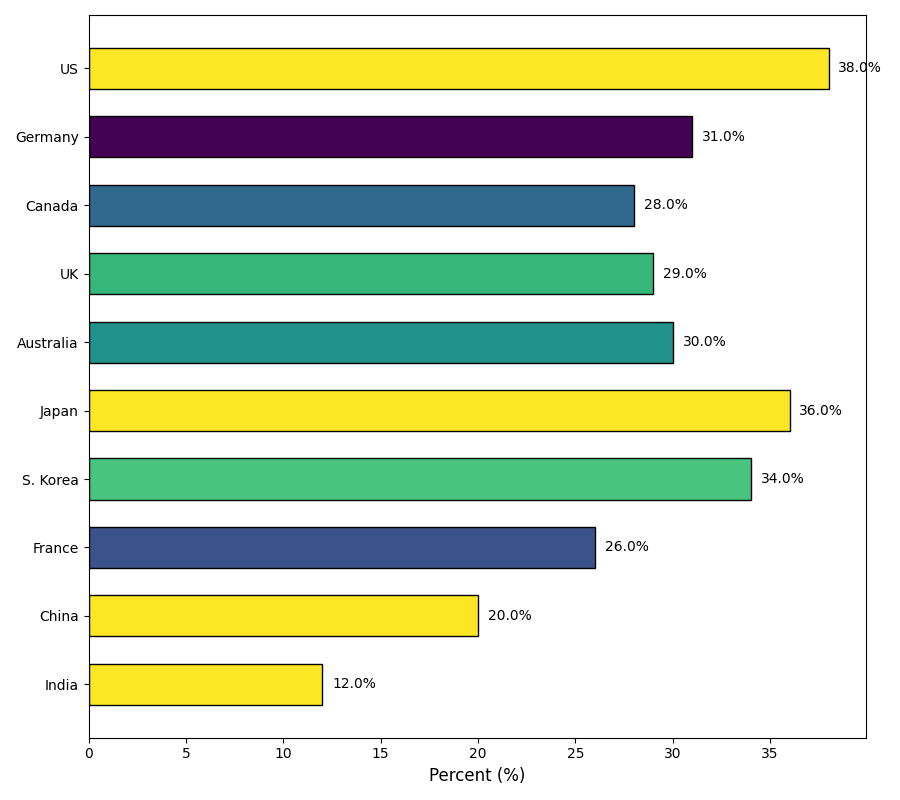

Write the Python code that produced this figure.
import matplotlib.pyplot as plt

countries = [
    "US", "Germany", "Canada", "UK", "Australia",
    "Japan", "S. Korea", "France", "China", "India"
]
education_percentages = [
    38.0, 31.0, 28.0, 29.0, 30.0,
    36.0, 34.0, 26.0, 20.0, 12.0
]

colors = [
    (0.993248, 0.906157, 0.143936, 1.0),
    (0.267004, 0.004874, 0.329415, 1.0),
    (0.190631, 0.407061, 0.556089, 1.0),
    (0.20803, 0.718701, 0.472873, 1.0),
    (0.127568, 0.566949, 0.550556, 1.0),
    (0.993248, 0.906157, 0.143936, 1.0),
    (0.287675, 0.76829, 0.499677, 1.0),
    (0.229739, 0.322361, 0.545706, 1.0),
    (0.993248, 0.906157, 0.143936, 1.0),
    (0.993248, 0.906157, 0.143936, 1.0)
]

fig, ax = plt.subplots(figsize=(9, 8))

bars = ax.barh(countries, education_percentages, color=colors, edgecolor='black', height=0.6)
ax.set_xlabel('Percent (%)', fontsize=12)
ax.invert_yaxis()

for bar in bars:
    width = bar.get_width()
    ax.text(width + 0.5, bar.get_y() + bar.get_height()/2, f'{width}%', va='center', ha='left', fontsize=10)

plt.tight_layout()
plt.show()
